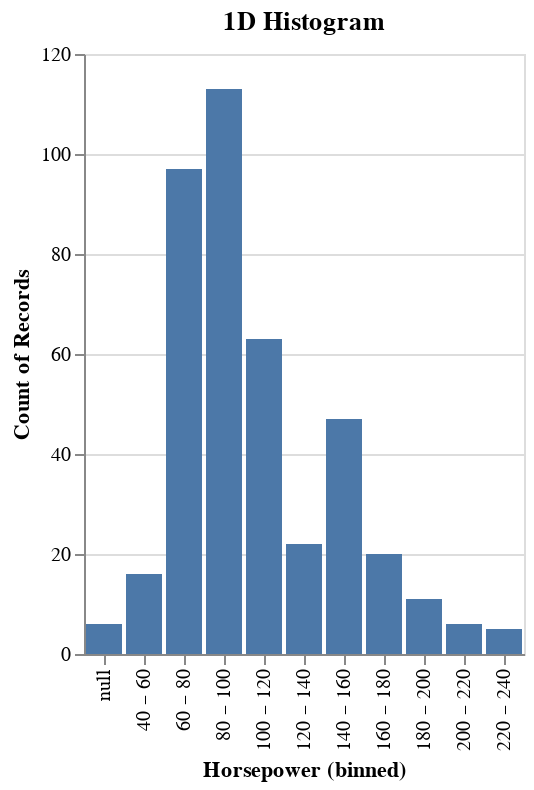

The cell this chart's notebook holds for it:
### Markdown cell above
## 1D Histogram

### Code cell
# Simple of 1D histogram of variable "Horsepower"

@vlplot(
  data = cars,
  mark = :bar,
  x = {"Horsepower:o", bin = true}, # Bins can be adjusted as : bin={maxbins=n}
  y = "count()",
  title = "1D Histogram"
)

### Figure 1 — Vega-Lite specification as saved in the notebook (floating-point values rounded to 4 significant figures; data arrays with more than 128 entries replaced by an {"elided": "..."} marker saying what was removed)
{"data": {"values": {"elided": "406 records"}}, "mark": "bar", "title": "1D Histogram", "encoding": {"x": {"bin": true, "field": "Horsepower", "type": "ordinal"}, "y": {"aggregate": "count", "type": "quantitative"}}}
